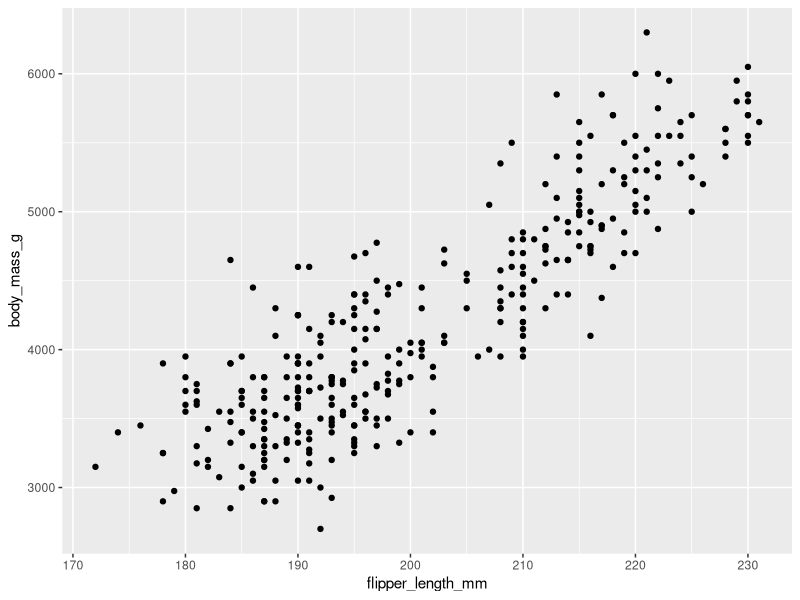
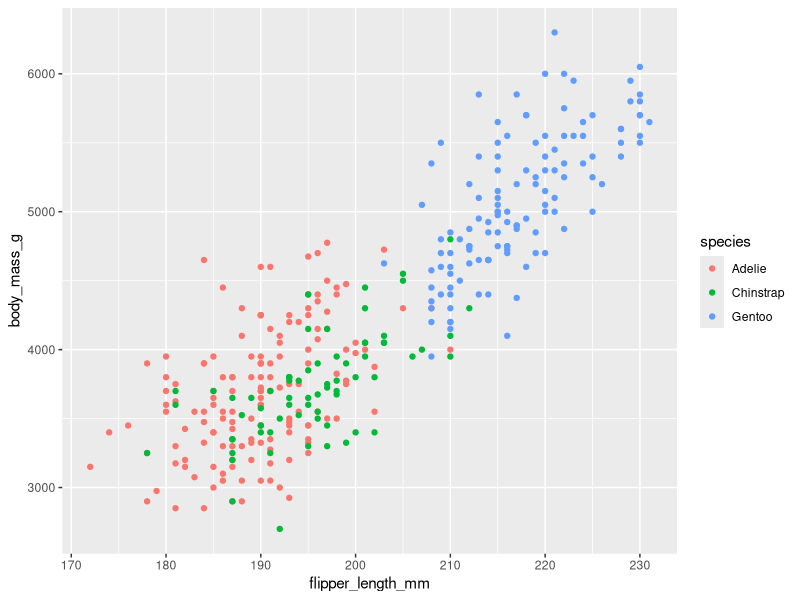
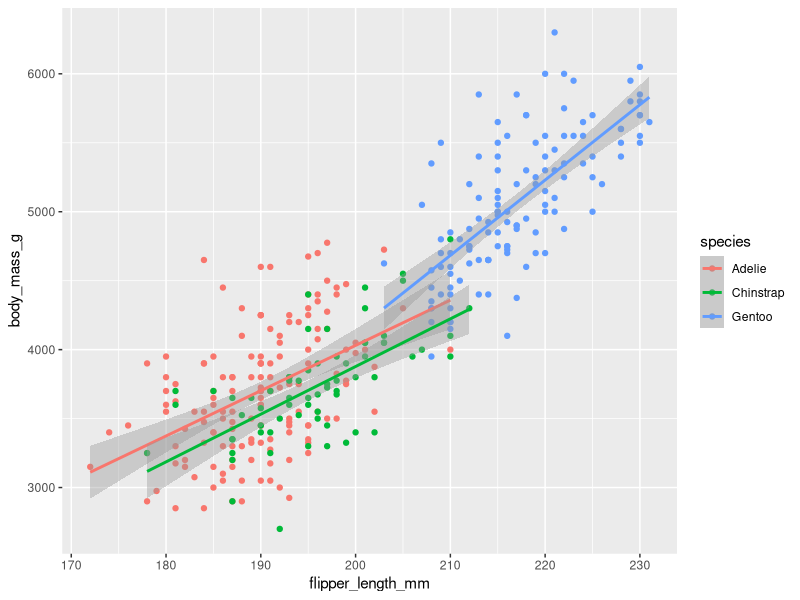
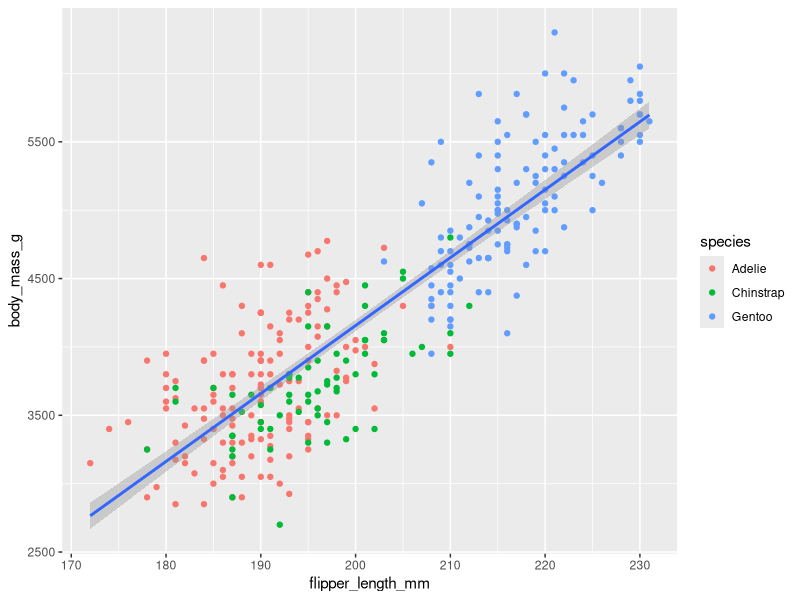
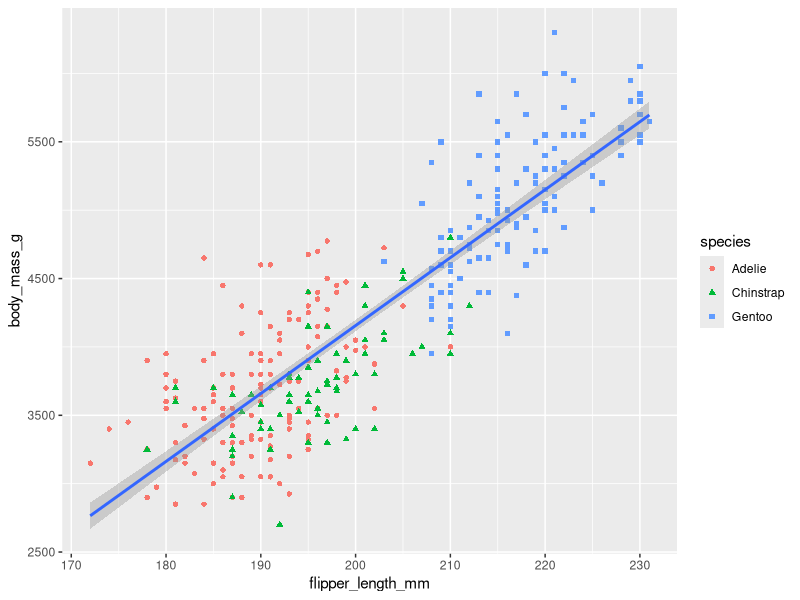
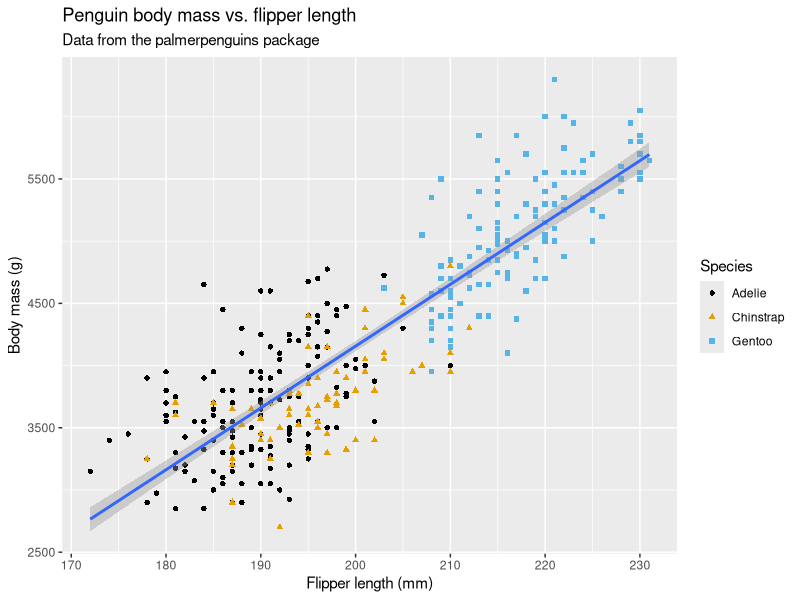

The R script that drew these images, in order:
## ---- chunk 1
library(tidyverse)
library(palmerpenguins)
library(ggthemes)
## ---- chunk 2
ggplot(
  data = penguins, mapping =
    aes(x = flipper_length_mm, y = body_mass_g)
) +
  geom_point()
## ---- chunk 3
ggplot(
  data = penguins, mapping =
    aes(x = flipper_length_mm, y = body_mass_g, color = species)
) +
  geom_point()
## ---- chunk 4
ggplot(
  data = penguins, mapping =
    aes(x = flipper_length_mm, y = body_mass_g, color = species)
) +
  geom_point() +
  geom_smooth(method = "lm")
## ---- chunk 5
ggplot(
    data = penguins, mapping =
        aes(x = flipper_length_mm, y = body_mass_g)
) +
    geom_point(mapping = aes(color = species)) +
    geom_smooth(method = "lm")
## ---- chunk 6
ggplot(
    data = penguins, mapping =
        aes(x = flipper_length_mm, y = body_mass_g)
) +
    geom_point(mapping = aes(color = species, shape = species)) +
    geom_smooth(method = "lm")
## ---- chunk 7
ggplot(
  data = penguins, mapping =
    aes(x = flipper_length_mm, y = body_mass_g)
) +
  geom_point(mapping = aes(color = species, shape = species)) +
    geom_smooth(method = "lm") +
    labs(
        title = "Penguin body mass vs. flipper length",
        subtitle = "Data from the palmerpenguins package",
        x = "Flipper length (mm)",
        y = "Body mass (g)",
        color = "Species",
        shape = "Species"
    ) +
    scale_color_colorblind() 
